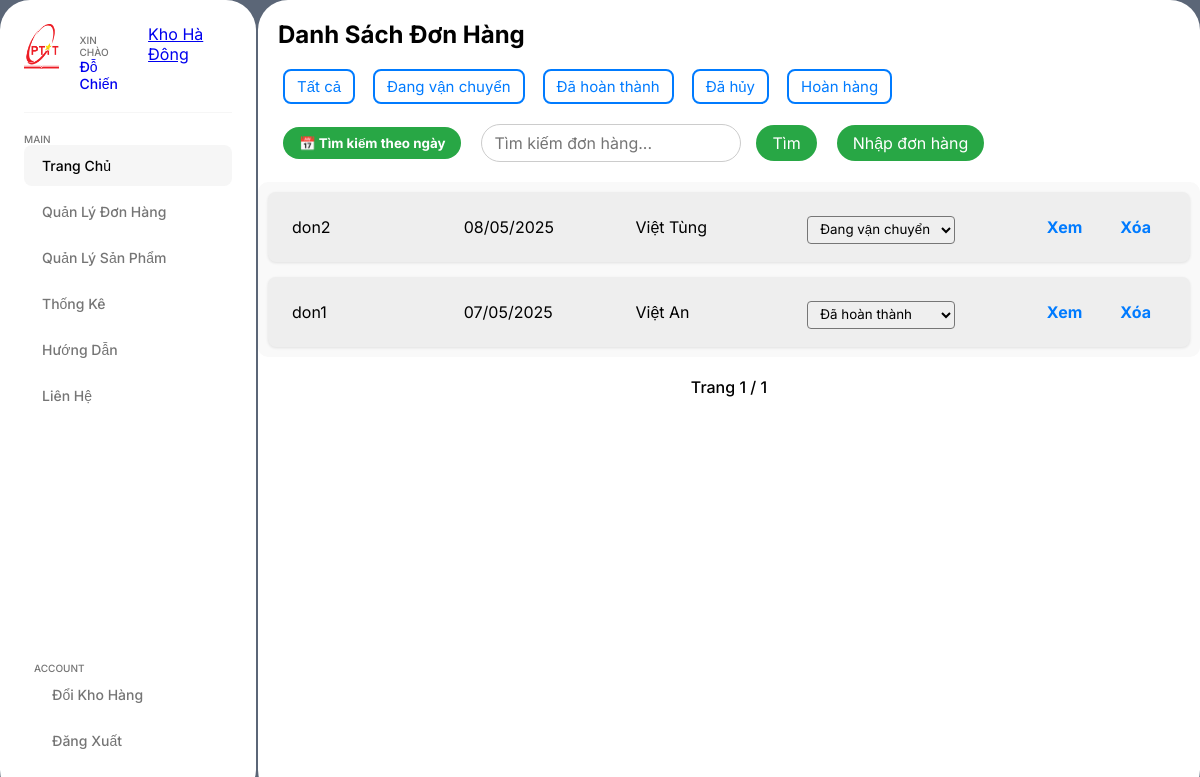
Screenshot of /order/ (signed in) with the database file from the repository.
### home/models.py (models this page shows, shortened)
class Store(models.Model):
    name = models.CharField(max_length=100)
    address = models.TextField(blank=True)

class Order(models.Model):
    STATUS_CHOICES = [
        ('shipping', 'shipping'),
        ('completed', 'completed'),
        ('canceled', 'canceled'),
        ('returned', 'returned'),
    ]
    total_value = models.DecimalField(max_digits=30, decimal_places=2, default=0.00)
    store = models.ForeignKey(Store, on_delete=models.CASCADE, null=True, blank=True)
    store_user = models.ForeignKey(StoreUser, on_delete=models.CASCADE, null=True, blank=True)
    order_code = models.CharField(max_length=20, default="Unknown")  # Mã đơn hàng
    customer_name = models.CharField(max_length=100, default="Unknown")  # Tên khách hàng
    customer_address = models.CharField(max_length=100, default="Unknown")  # Địa chỉ khách hàng
    customer_phone = models.CharField(max_length=15, default="Unknown")
    order_date = models.DateField()  # Ngày đặt
    shipping_unit = models.CharField(max_length=100, default="Unknown")  # Đơn vị vận chuyển
    status = models.CharField(max_length=30, choices=STATUS_CHOICES, default='shipping')  # Trạng thái đơn hàng
    products = models.ManyToManyField(Product, through='OrderProduct')  # Liên kết với sản phẩm qua bảng phụ OrderProduct

### home/views.py (the view)
# urls.py: path('order/',views.get_order, name='order'),
@login_required
def get_order(request):
    store = get_object_or_404(Store, id=request.session.get('active_store_id'))
    orders_list = Order.objects.filter(store=store).order_by('-order_date')
    paginator = Paginator(orders_list, 10)
    page_number = request.GET.get('page')
    orders = paginator.get_page(page_number)
    form = OrderForm(request.POST or None)
    return render(request, 'page1/order.html', {'orders': orders, 'form': form})

### home/forms.py (shortened to what this page needs)
class OrderForm(forms.ModelForm):
    order_products = forms.CharField(label='Sản phẩm', required=True)
    order_date = forms.CharField(label='Ngày đặt (dd/mm/yyyy)')
    class Meta:
        model = Order
        fields = [
            'order_code', 'customer_name', 'customer_address', 'customer_phone',
            'order_date', 'shipping_unit', 'order_products'
        ]
        labels = {
            'order_code': 'Mã đơn hàng',
            'customer_name': 'Tên khách hàng',
            'customer_address': 'Địa chỉ khách hàng',
            'customer_phone': 'Số điện thoại khách hàng',
            'order_date': 'Ngày đặt',
            'shipping_unit': 'Đơn vị vận chuyển',
            'order_products': 'Sản phẩm trong đơn hàng'
        }
    def __init__(self, *args, **kwargs):
        self.user = kwargs.pop('user', None)
        self.store = kwargs.pop('store', None)
        super(OrderForm, self).__init__(*args, **kwargs)

### home/context_processors.py (called while the page is built)
def active_store_context(request):
    store = None
    store_id = request.session.get('active_store_id')
    if store_id:
        try:
            store = Store.objects.get(id=store_id)
        except Store.DoesNotExist:
            pass
    return {'active_store': store}

### home/templates/page1/order.html (shortened to what this page needs)
{% extends "page1/base.html" %}
{% load static %}
{% block content %}
<html lang="vi">
    <head>
        <link rel="stylesheet" href="https://cdn.jsdelivr.net/npm/flatpickr/dist/flatpickr.min.css">
        <link rel="stylesheet" href="{% static 'css/style-order.css' %}">
    </head>
    <body>
        <h2>Danh Sách Đơn Hàng</h2>
        <div class="top-actions">
            <div class="top-actions-left">
                <div class="status-buttons">
                    <button onclick="filterByStatus('')" class="status-btn">Tất cả</button>
                    <button onclick="filterByStatus('shipping')" class="status-btn">Đang vận chuyển</button>
                    <button onclick="filterByStatus('completed')" class="status-btn">Đã hoàn thành</button>
                    <button onclick="filterByStatus('canceled')" class="status-btn">Đã hủy</button>
                    <button onclick="filterByStatus('returned')" class="status-btn">Hoàn hàng</button>
                </div>
            </div>
            <div class="top-actions-right">
                <div style="position: relative; display: inline-block;">
                    <button id="toggle-date-search" class="toggle-btn">
                        📅 Tìm kiếm theo ngày
                    </button>
                </div>
                <div class="search-box">
                    <input type="text" id="searchInput" placeholder="Tìm kiếm đơn hàng...">
                    <button onclick="searchOrdersByKeyword(document.getElementById('searchInput').value)">Tìm</button>
                </div>
                <button onclick="insertOrder()" id="show-form-btn">Nhập đơn hàng</button>
            </div>
        </div>
        <table border="1">
            <tbody id="ordersTableBody">
                {% for order in orders %}
                <tr>
                    <td>{{ order.order_code }}</td>
                    <td>{{ order.order_date|date:"d/m/Y" }}</td>
                    <td>{{ order.customer_name }}</td>
                    <td>
                        <select id="status_{{ order.id }}" onchange="changeStatus({{ order.id }})">
                            <option value="shipping" {% if order.status == 'shipping' %}selected{% endif %}>Đang vận chuyển</option>
                            <option value="completed" {% if order.status == 'completed' %}selected{% endif %}>Đã hoàn thành</option>
                        </select>
                    </td>
                    <td>
                        <a href="{% url 'view_order' order.id %}">
                            <button type="button">Xem</button>
                        </a>
                        <button onclick="deleteOrder({{ order.id }})">Xóa</button>
                    </td>
                </tr>
                {% empty %}
                <tr><td colspan="5">Không có dữ liệu</td></tr>
                {% endfor %}
            </tbody>
        </table>
        <div id="pagination" class="pagination-container">
            <span>
                Trang {{ orders.number }} / {{ orders.paginator.num_pages }}
            </span>
        </div>
    </body>
</html>
{% endblock %}

### home/templates/page1/base.html (shortened to what this page needs)
<!DOCTYPE html>
<html lang="en">
  <head>
    {% load static %}
    <link rel="stylesheet" href="https://unpkg.com/boxicons@2.1.4/css/boxicons.min.css">
    <link rel="stylesheet" href="{% static 'css/base.css' %}">
  </head>
  <body>
    <div class="container">
        <div class="slidebar">
            <div class="head">
                <a class = "information" href="/profile">
                    <div class="user-img">
                        <img src="{% static 'images/PTIT.png' %}" alt="">
                    </div>
                    <div class="user-details">
                        {%if user.username %}
                            <p class="title"> Xin chào </p>
                            <p class="name"> {{user.last_name}} {{user.first_name}} </p>
                        {%endif%}
                    </div>
                </a>
                <a class = "storemanager" href="/store_info">
                    <div class="store-details">
                        {%if user.username %}
                            {% if active_store %}
                                <p class="store">{{ active_store.name }}</p>
                            {% endif %}
                        {%endif%}
                    </div>
                </a>
            </div>
            <div class="nav">
                <div class="menu">
                    <p class="title">Main</p>
                    <ul>
                        <li class="active">
                            <a href="/">
                                <span class="text">Trang Chủ</span>
                            </a>
                        </li>
                        <li>
                            <a href="/order">
                                <span class="text">Quản Lý Đơn Hàng</span>
                            </a>
                        </li>
                        <li >
                            <a href="#">
                                <span class="text">Quản Lý Sản Phẩm</span>
                            </a>
                        </li>
                        <li>
                            <a href="/product/statistics">
                                <span class="text">Thống Kê</span>
                            </a>
                        </li>
                        <li>
                            <a href="/guide">
                                <span class="text">Hướng Dẫn </span>
                            </a>
                        </li>
                        <li >
                            <a href="/contact">
                                <span class="text">Liên Hệ</span>
                            </a>
                        </li>
                    </ul>
                </div>
            </div>
            <footer class="footer">
                <p class="title">ACCOUNT</p>
                {% if user.username %}
                    <ul>
                        <li>
                            <a href="{% url 'select_store' %}">
                                <span class="text">Đổi Kho Hàng</span>
                            </a>
                        </li>
                        <li>
                            <a href="{% url 'logout' %}">
                                <span class="text">Đăng Xuất</span>
                            </a>
                        </li>
                    </ul>
                {% endif %}
            </footer>
        </div>
        <div class="content">
                {% block content %}
                {% endblock %}
        </div>
    </div>
  </body>
</html>

### home/static/css/base.css (style rules this page uses)
* { margin:0; padding:0; box-sizing: border-box; font-family :"Inter",sans-serif; }
body { background-color:#5b6677; }
.container { width: 100%; min-height: 100vh; display: flex; }
.slidebar { width:256px; height: 100vh; display: flex; gap:20px; flex-direction: column; background-color:#fff; padding: 24px; border-radius: 30px; }
.slidebar .head { display: flex; gap: 20px; padding-bottom: 20px; border-bottom: 1px solid #f6f6f6; }
.information { display: flex; text-decoration: none; }
.user-img { width: 44px; height: 44px; border-radius: 50%; }
.user-img img { width: 100%; object-fit: cover; }
.user-details { margin-top: 10px; margin-left: 20px; }
.user-details .title, .menu .title, .footer .title { font-size: 10px; font-weight: 500; color: #757575; text-transform: uppercase; }
.user-details .name { font-size: 14px; font-weight: 500; }
.menu ul li, .footer ul li { list-style: none; margin-bottom: 5px; }
.menu ul li a, .footer a { display: flex; align-items: center; gap: 10px; font-size: 14px; font-weight: 500; color: #757575; text-decoration: none; padding: 12px 8px; border-radius: 8px; transition: all 0.3s; }
.menu ul li > a:hover, .menu ul li.active > a, .footer ul li > a:hover, .footer ul li.active > a { color:black; background-color: #f6f6f6; }
.menu ul li .text, .footer .text { flex: 1; }
.footer { margin-top: auto; padding: 10px; }
.content { flex: 1; margin-left: 2px; display: inline-block; background-color:#fff; height: 100vh; border-radius: 30px; }

### home/static/css/style-order.css (style rules this page uses)
h2 { text-align: left; margin-left: 20px; margin-top: 20px }
table { width: 100%; border-collapse: collapse; }
th, td { border: 1px solid black; padding: 8px; text-align: left; }
input, button { margin: 5px; padding: 8px; }
.top-actions { display: flex; justify-content: space-between; align-items: center; flex-wrap: wrap; margin: 15px 20px; gap: 10px; }
.top-actions-left { display: flex; gap: 8px; flex-wrap: wrap; align-items: center; }
.top-actions-right { display: flex; gap: 10px; flex-wrap: wrap; align-items: center; }
#ordersTableBody { display: flex; flex-direction: column; gap: 15px; max-height: 500px; overflow-y: auto; padding: 10px; background-color: #f9f9f9; border-radius: 10px; }
#ordersTableBody tr { display: flex; justify-content: space-between; align-items: center; background-color: #eeeeee; border-radius: 8px; padding: 12px 16px; box-shadow: 0 1px 3px rgba(0,0,0,0.1); border: none !important; }
table { border-collapse: separate; border-spacing: 0; width: 100%; border: none; }
#ordersTableBody td { flex: 1; border: none; padding: 4px 8px; }
#ordersTableBody td:last-child { flex: 1.2; display: flex; gap: 8px; justify-content: flex-end; align-items: center; }
#ordersTableBody select { padding: 4px 8px; border-radius: 4px; }
#ordersTableBody button { padding: 4px 10px; font-weight: bold; font-size: 16px; border-radius: 4px; border: none; background-color: transparent; color: #007bff; cursor: pointer; }
.status-buttons { display: flex; gap: 8px; flex-wrap: wrap; }
.status-btn { padding: 6px 12px; font-size: 15px; border: 2px solid #007bff; border-radius: 8px; background-color: transparent; color: #007bff; cursor: pointer; transition: all 0.2s ease; }
#show-form-btn, .search-box button { border-radius: 20px; padding: 8px 16px; background-color: #28a745; border: none; color: white; text-decoration: none; display: inline-block; font-size: 16px; cursor: pointer; transition: background 0.3s ease; }
.search-box { display: flex; gap: 5px; align-items: center; }
.search-box input { padding: 8px 12px; border-radius: 20px; border: 1px solid #ccc; font-size: 16px; }
select { padding: 5px; margin-top: 5px; }
.pagination-container { display: flex; justify-content: center; align-items: center; gap: 20px; margin-top: 20px; flex-wrap: wrap; }
.pagination-container span { font-weight: 500; }
.toggle-btn { padding: 8px 16px; background-color: #28a745; color: white; border: none; border-radius: 20px; cursor: pointer; font-weight: bold; }

### rows the page displays
Store: name "Kho Hà Đông"
Order: order_code "don2", order_date "08/05/2025", customer_name "Việt Tùng", status+id "Đang vận chuyển"
Order: order_code "don1", order_date "07/05/2025", customer_name "Việt An", status+id "Đã hoàn thành"

### other values shown
{{ user.last_name }} "Đỗ"
{{ user.first_name }} "Chiến"
{{ orders.number }} "1"
{{ orders.paginator.num_pages }} "1"
